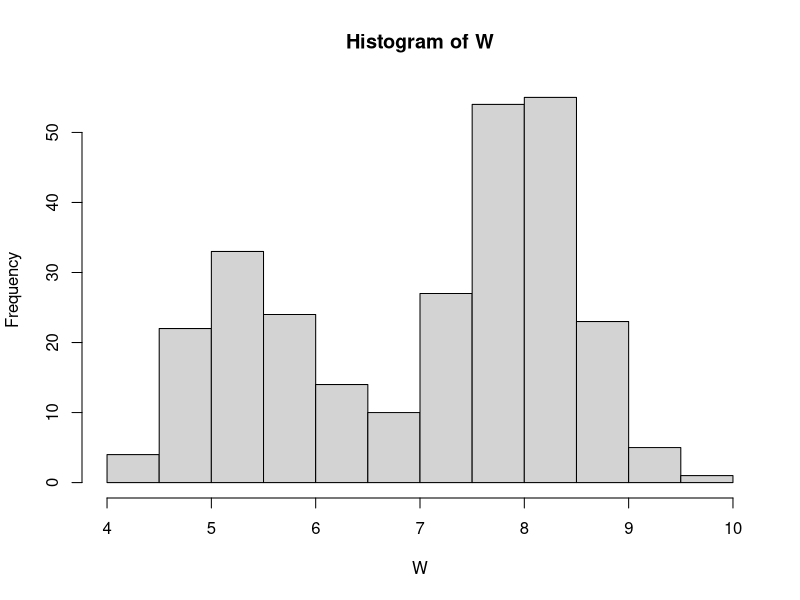
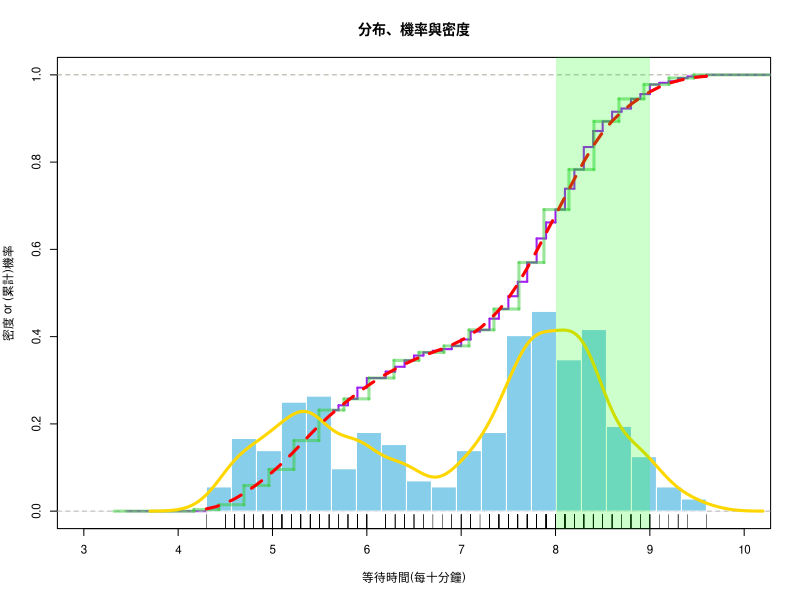
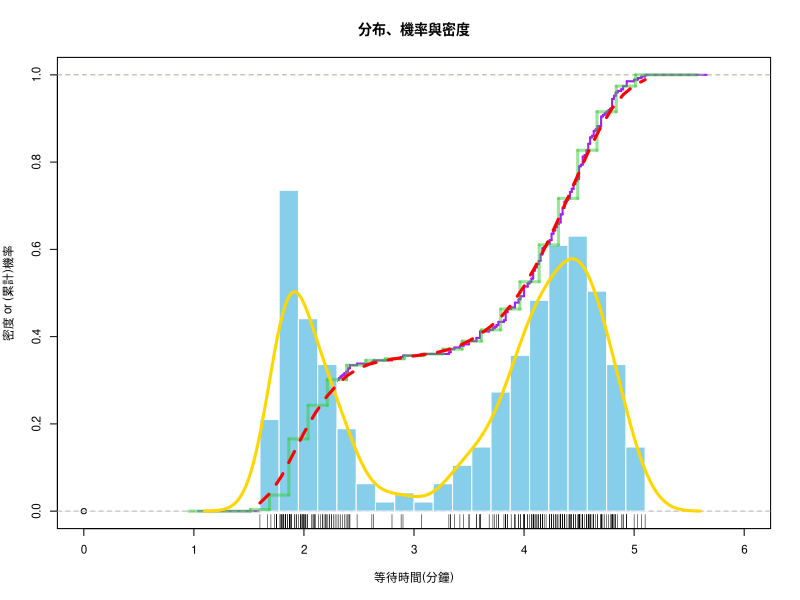

The R script that drew these images, in order: (Note: this script raises an error after producing the figures.)
## ---- chunk 1
knitr::opts_chunk$set(echo = TRUE)
## ---- chunk 2
head(faithful)
faithful$newwaiting <- (faithful$waiting)/10
W = faithful$newwaiting  # copy to a short name

summary(W)
hist(W)
## ---- chunk 3
#1. 因為隨機試驗多且複雜，可以用隨機變數進行數學分析
#2. 計算其分配，求期望值、變異數等，可進行迴歸分析或是其他分析
#3. 直方圖可以計算其面積來估計機率，數值標記則無法估計機率
#4. 直方圖可以將複雜的事情簡化，觀察其分布狀況，以面積估計機率，所以是一種模型；數值標記無法估計機率，只能了解哪個時間點發生過，故不算是一種模型
#5. 平滑模型為連續型分布，將噴發時間點連成平滑曲線，量化誤差較小，故適合用來表示噴發時間的分布
#6. 我們定義「準」為預測時間，故直方圖會比較準，因為可以當模型看出其趨勢及機率，數值標記表示一個時間點，無法看出其機率分布
## ---- chunk 4
#1. 16欄，平滑模型約接近平滑，且較無出現過高的情形
#2. 0.6，配上欄數16最平滑，使估計累計機率函數貼近真實累計機率函數
#3. 調高欄寬或頻寬(即欄數減少)，都會讓模型越簡單，反之則複雜
#4. 模型越複雜與實際資料誤差會越小，但會失去一般性，反而不能估計訓練資料以外的對象
#5. 不對，越複雜的模型越容易產生"過度適配"的問題
## ---- chunk 5
# Frame
par(cex=0.7) #調整字體大小
plot(0,0,xlim=c(3,10),ylim=c(0,1),xlab="等待時間(每十分鐘)", 
     ylab="密度 or (累計)機率", main="分布、機率與密度")
abline(h=1, col='orange', lwd=0.25, lty=2) # 機率最大為1

# Empirical PDF
rug(W)
# Empirical CDF
plot(ecdf(W), cex=0, verticals=T, lwd=2, col='purple', add=T) 
#最初始會直接把ecdf(W)畫在圖上
#add=T 代表不重畫，疊在圖上

# Histogram PDF
Bins = 20                            # no. bins 要多少欄位
bx = seq(min(W), max(W), length=Bins+1) # break sequence 均勻切成20份
hist(W, col="skyblue", border="white", 
     freq=F, breaks=bx, add=T)
abline(h=0, col='lightgray', lwd=0.25)

# Histogram CDF
adj = (bx[2] - bx[1])/2
steps = stepfun(bx-adj, c(0, sapply(bx, function(b) mean(W <= b))))
plot(steps, cex=0, col='#33CC337F', lwd=3, lty=1, add=T)

# Smooth PDF
Adjust = 0.5    # bandwidth adjustment
DEN = density(W, adjust = Adjust)  #1. 將變數向量轉為平滑線
lines(DEN, col='gold', lwd=3)

# Smooth CDF
PDF = approxfun(DEN$x, DEN$y, yleft=0, yright=0)
x = seq(min(W),max(W),0.1)
y = sapply(x, function(i) integrate(PDF, -Inf, i)$value)
lines(x, y, col='red', lwd=3, lty=2) 

# Mark Range
x1 = 8; x2 = 9
rect(x1,-0.1,x2,1.2,col= rgb(0,1,0,alpha=0.2),border=NA)
# x = seq(x1, x2, length=100)
# polygon(c(x, x2, x1),  c(PDF(x), 0, 0), col="#FF99003F", border=NA)
# Calculate Probability
(integrate(PDF, x1, x2)$value)
#3. 對機率密度函數(PDF)做積分，算出機率(PROB)
## ---- chunk 6
#4. Adjust=1的情況下機率為 0.269
#5. Adjust=0.5的情況下機率為0.283
#6. 不一定，能夠預測的模型才是好模型，而不是越貼近樣本
## ---- chunk 7
head(faithful)

E=faithful$eruptions

# Frame
par(cex=0.7) #調整字體大小
plot(0,0,xlim=c(0,6),ylim=c(0,1),xlab="等待時間(分鐘)", 
     ylab="密度 or (累計)機率", main="分布、機率與密度")
abline(h=1, col='orange', lwd=0.25, lty=2)

# Empirical PDF
rug(E)
# Empirical CDF
plot(ecdf(E), cex=0, verticals=T, lwd=2, col='purple', add=T) 
#最初始會直接把ecdf(E)畫在圖上
#add=T 代表不重畫，疊在圖上

# Histogram PDF
Bins = 20                            # no. bins 要多少欄位
bx = seq(min(E), max(E), length=Bins+1) # break sequence 均勻切成20份
hist(E, col="skyblue", border="white", 
     freq=F, breaks=bx, add=T)
abline(h=0, col='lightgray', lwd=0.25)

# Histogram CDF
adj = (bx[2] - bx[1])/2
steps = stepfun(bx-adj, c(0, sapply(bx, function(b) mean(E <= b))))
plot(steps, cex=0, col='#33CC337F', lwd=3, lty=1, add=T)

# Smooth PDF
Adjust = 0.5    # bandwidth adjustment
DEN = density(E, adjust = Adjust)  #將變數向量轉為平滑線
lines(DEN, col='gold', lwd=3)

# Smooth CDF
PDF = approxfun(DEN$x, DEN$y, yleft=0, yright=0)
x = seq(min(E),max(E),0.1)
y = sapply(x, function(i) integrate(PDF, -Inf, i)$value)
lines(x, y, col='red', lwd=3, lty=2) 

# Every Range probability
i1=seq(1,5,by=1)
i2=seq(2,6,by=1)
p1=data.frame(i1,i2)
for(i in 1:41){
  p1[i,3]=integrate(PDF,i1[i],i2[i])$value
  }
## ---- chunk 8
#1. 因為平均獲利為17.7元，所以要參加
#2. 由網頁得知，在3.9~4.9之區間，估計機率最大(47.7%)
#3. 平均獲利(期望獲利)17.7元
p1[which(p1$V3==max(p1$V3)),]
100*0.477-30
## ---- chunk 9
i3=seq(1,6-1/6,by=1/6)
i4=seq(1+1/6,6,by=1/6)
p2=data.frame(i3,i4)
for(i in 1:30){
  p2[i,3]=integrate(PDF,i3[i],i4[i])$value
  }
head(p2[order(p2$V3,decreasing = T),],6)

#下注在 4.333~4.5、4.50~4.667、4.167~4.333、1.833~2.0、4.0~4.167、2.0~2.167
## ---- chunk 10
Adjust=0.5
DEN=density(E,adjust=Adjust)
PDF=approxfun(DEN$x,DEN$y,yleft=0,yright=0)
seq.time=seq(0,6,1/6)

ans=sapply(seq.time,function(x){
  pro=integrate(PDF,x,(x+1/6))$value
  -5*(1-pro)+95*pro})

tail(sort(ans))
sum(tail(sort(ans)))-1.967636-2.653571

#賭金5元，平均獲利為4.577元
#賭金10元，平均獲利為8.515元
#賭金15元，平均獲利為12.447元
#賭金20元，平均獲利為15.673元
#賭金25元，平均獲利為18.327元
#賭金30元，平均獲利為20.294元
